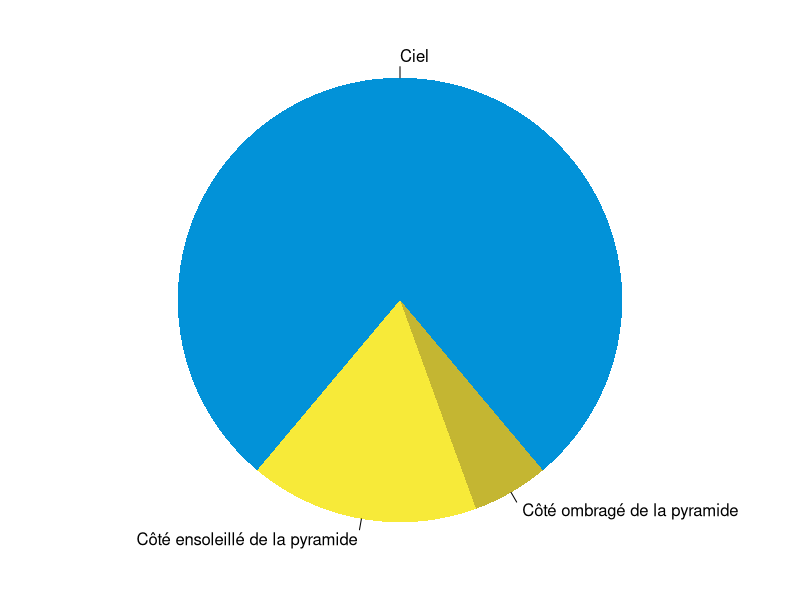

Here is the R script that generated this plot:
## ---- chunk 1
library(jsonlite)
## ---- chunk 2
par(mar = c(0, 1, 0, 1))
pie(
  c(280, 60, 20),
  c('Ciel', 'Côté ensoleillé de la pyramide', 'Côté ombragé de la pyramide'),
  col = c('#0292D8', '#F7EA39', '#C4B632'),
  init.angle = -50, border = NA
)
